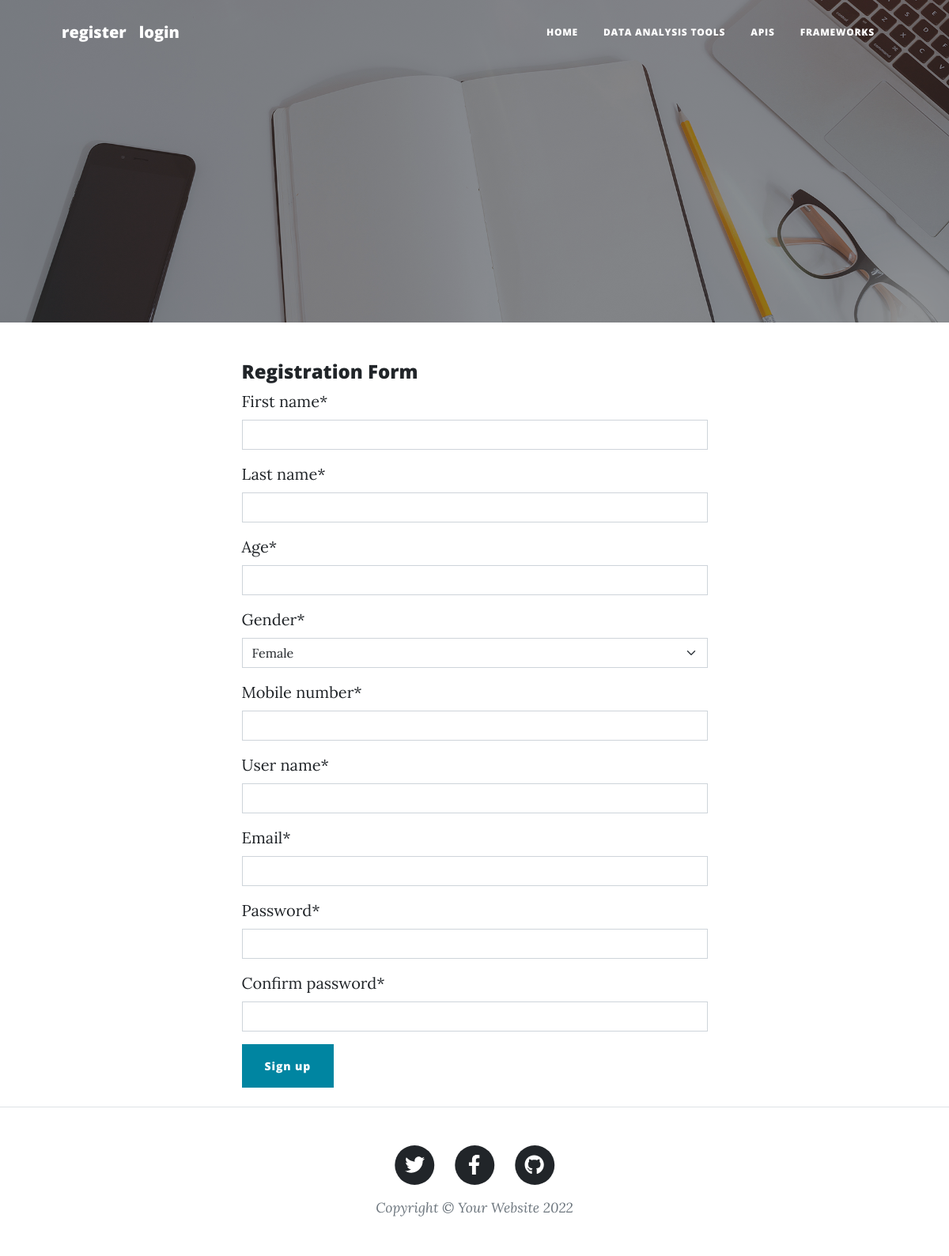
Screenshot of /register with the database file from the repository.
### BlogArticle/models.py (models this page shows, shortened)
class Category(models.Model):
    title = models.CharField(max_length=200)
    slug = models.SlugField(max_length=100)
    thumbnail = models.ImageField(upload_to='images')

### BlogArticle/views.py (the view)
# urls.py: path('register', registration , name="register"),
def registration(request):
    if request.method == 'POST':
        form = UserRegisterForm(request.POST)
        if form.is_valid():
            user = MyUser.objects.create_user(
                first_name = form.cleaned_data['first_name'],
                last_name = form.cleaned_data['last_name'],
                age = form.cleaned_data['age'],
                gender = form.cleaned_data['gender'],
                mobile_number = form.cleaned_data['mobile_number'],
                user_name = form.cleaned_data['user_name'],
                email = form.cleaned_data['email'],
                password = form.cleaned_data['password'],
            )
            user.save()
            return redirect('BlogArticle:login')
    else:
        form = UserRegisterForm()
    return render(request, 'Blog/register.html', {'form': form})

### BlogArticle/forms.py
class UserRegisterForm(forms.Form):
    GENDER_CHOICES = (
        ('F', 'Female'),
        ('M', 'Male'),
        ('R', 'Rather not say'),
        ('C', 'Custom')
    )
    first_name =  forms.CharField(max_length=50)
    last_name =  forms.CharField()
    age =  forms.IntegerField()
    gender =  forms.ChoiceField(choices=GENDER_CHOICES)
    mobile_number =  forms.IntegerField()
    user_name = forms.CharField()
    email = forms.EmailField(required=True)
    password = forms.CharField(widget=forms.PasswordInput)
    confirm_Password = forms.CharField(widget=forms.PasswordInput)

### BlogArticle/templatetags/base_tags.py (called while the page is built)
@register.inclusion_tag("Blog/partials/category_navBar.html")
def category_navbar():
    return {
        "category": Category.objects.all()
    }

### BlogArticle/templates/Blog/register.html (shortened to what this page needs)
{% extends 'Blog/base.html' %}
{% load static %}
{% load crispy_forms_tags %}
{% block main %}
<header class="masthead" style="background-image: url('static/Blog/assets/img/home-bg.jpg')">
    <div class="container position-relative px-4 px-lg-5">
        <div class="row gx-4 gx-lg-5 justify-content-center">
            <div class="col-md-10 col-lg-8 col-xl-7">
            </div>
        </div>
    </div>
</header>
<article class="mb-4">
    <div class="container px-4 px-lg-5">
        <div class="row gx-4 gx-lg-5 justify-content-center">
            <div class="col-md-10 col-lg-8 col-xl-7">
                <form method="POST" >
                    <fieldset>
                        <h4>Registration Form</h4>
                        {{ form|crispy }}
                        <button type="submit" class="btn btn-primary">Sign up</button>
                    </fieldset>
                </form>
            </div>
        </div>
    </div>
</article>
{% endblock %}

### BlogArticle/templates/Blog/partials/category_navBar.html
<div class="collapse navbar-collapse" id="navbarResponsive">
    <ul class="navbar-nav ms-auto py-4 py-lg-0">
        <li class="nav-item"><a class="nav-link px-lg-3 py-3 py-lg-4" href="{% url 'BlogArticle:home' %}">Home</a></li>
        {% for cat in category %}
        <li class="nav-item">
            <a class="nav-link px-lg-3 py-3 py-lg-4" href="{% url 'BlogArticle:articleCategory' cat.slug %}">{{cat.title}}</a>
        </li>
        {% endfor %}
    </ul>
</div>

### rows the page displays
Category: title "DATA ANALYSIS TOOLS"
Category: title "APIS"
Category: title "FRAMEWORKS"
